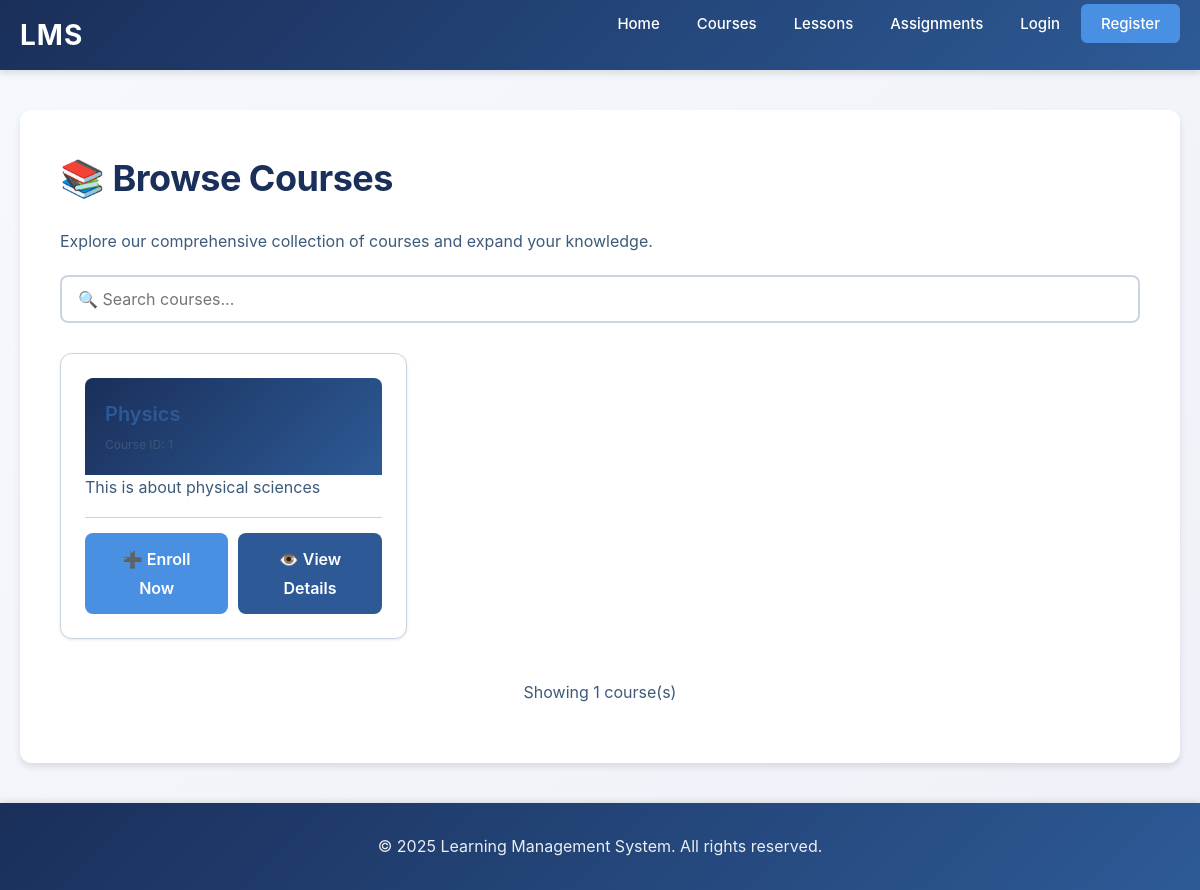
/course, run on an earlier commit of the app's database.
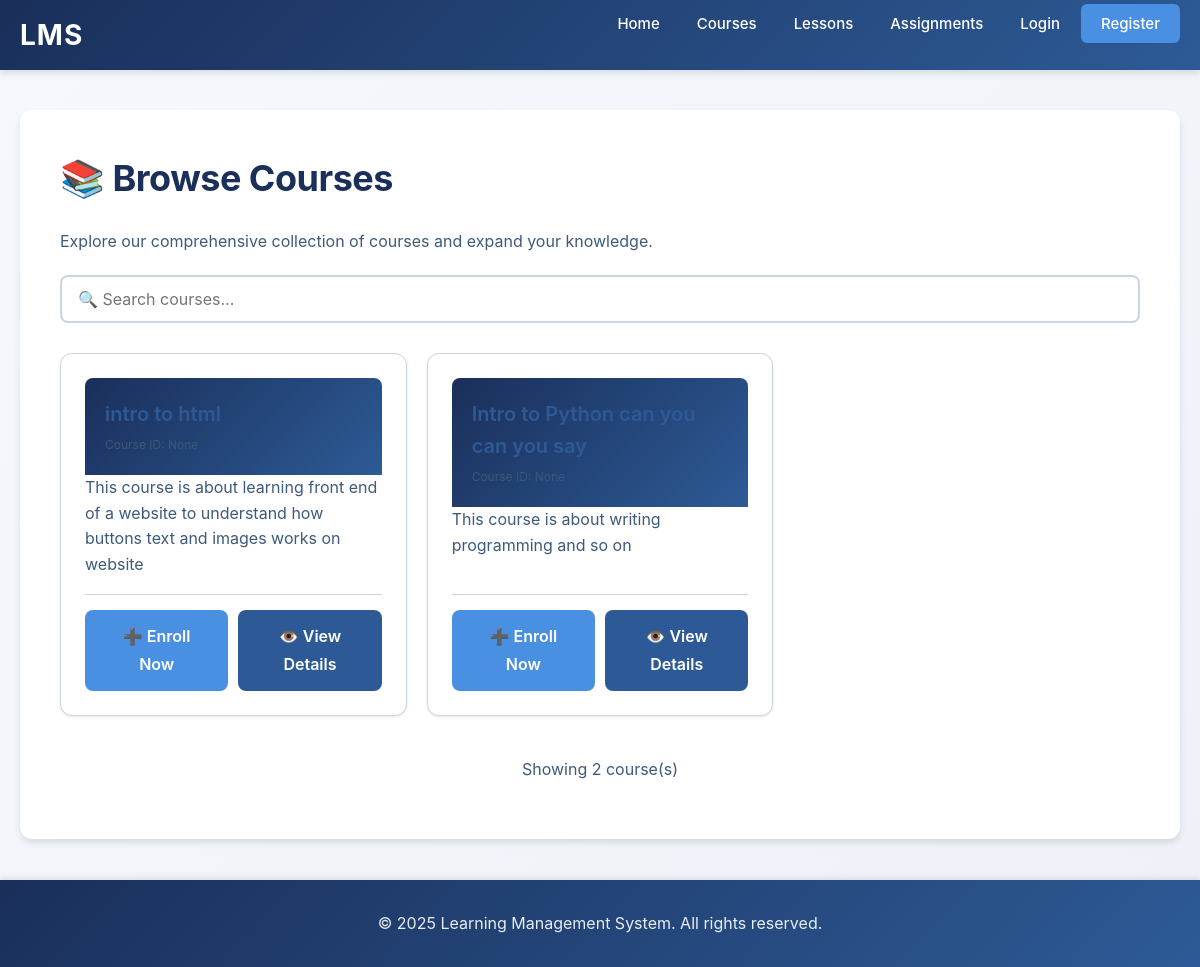
And on a later commit of the database.
### tables this page shows
CREATE TABLE courses (
            -- Unique identifier for each course
            id INTEGER PRIMARY KEY AUTOINCREMENT,
            -- Unique course ID number
            course_id INTEGER,
            -- Course title (must be unique)
            title TEXT NOT NULL UNIQUE,
            -- Description of what the course covers
            description TEXT,
            -- ID of the teacher who created this course
            teacher_id INTEGER,
            -- Timestamp when course was created
            created_at TIMESTAMP DEFAULT CURRENT_TIMESTAMP,
            -- Foreign key linking to the teacher user
            FOREIGN KEY (teacher_id) REFERENCES users(id)
        );

### app.py (the view)
@app.route("/course")
def course():
    try:
        conn = get_db_connection()
        cursor = conn.cursor()
        cursor.execute("""
            SELECT id, title, description, course_id
            FROM courses
            ORDER BY id DESC
        """)
        courses_data = cursor.fetchall()
        conn.close()
    except sqlite3.OperationalError:
        courses_data = []
    return render_template('course.html', courses=courses_data)

### app.py (called while the page is built)
def get_db_connection(db_name="lms.db"):
    conn = sqlite3.connect(db_name)
    conn.row_factory = sqlite3.Row
    return conn

### templates/course.html (shortened to what this page needs)
{% extends 'base.html' %}
{% block content %}
    <h1>📚 Browse Courses</h1>
    <p>Explore our comprehensive collection of courses and expand your knowledge.</p>
    <div style="margin: 20px 0;">
        <input type="text" id="searchInput" placeholder="🔍 Search courses..." style="width: 100%; padding: 12px 16px; border: 2px solid var(--border-color); border-radius: 8px; font-size: 16px;">
    </div>
    {% if courses %}
        <div style="display: grid; grid-template-columns: repeat(auto-fill, minmax(300px, 1fr)); gap: 20px; margin-top: 30px;">
            {% for course in courses %}
                <div class="card" style="display: flex; flex-direction: column;">
                    <div style="background: linear-gradient(135deg, var(--primary-navy), var(--primary-blue)); padding: 20px; color: white; border-radius: 8px 8px 0 0;">
                        <h3 style="margin: 0; font-size: 20px;">{{ course.title }}</h3>
                        <p style="margin: 5px 0 0 0; font-size: 12px; opacity: 0.9;">Course ID: {{ course.course_id }}</p>
                    </div>
                    <div class="card-body" style="flex: 1; display: flex; flex-direction: column;">
                        <p style="color: var(--medium-text); line-height: 1.6;">{{ course.description or 'No description available for this course.' }}</p>
                        <div style="margin-top: auto; padding-top: 15px; border-top: 1px solid var(--border-color);">
                            <div style="display: flex; gap: 10px;">
                                <a href="{{ url_for('enroll_course', course_id=course.id) }}" class="btn btn-primary" style="flex: 1; text-align: center;">
                                    ➕ Enroll Now
                                </a>
                                <a href="{{ url_for('course') }}" class="btn btn-secondary" style="flex: 1; text-align: center;">
                                    👁️ View Details
                                </a>
                            </div>
                        </div>
                    </div>
                </div>
            {% endfor %}
        </div>
        <div style="margin-top: 40px; text-align: center; color: var(--light-text);">
            <p>Showing {{ courses | length }} course(s)</p>
        </div>
    {% endif %}
{% endblock %}

### templates/base.html (shortened to what this page needs)
<!DOCTYPE html>
<html lang="en">
<head>
    <link rel="stylesheet" href="{{ url_for('static', filename='style.css') }}">
</head>
<body>
    <nav class="navbar">
        <div class="nav-container">
            <div class="nav-logo">
                <a href="{{ url_for('home') }}">LMS</a>
            </div>
            <ul class="nav-menu">
                <li class="nav-item">
                    <a href="{{ url_for('home') }}" class="nav-link">Home</a>
                </li>
                <li class="nav-item">
                    <a href="{{ url_for('course') }}" class="nav-link">Courses</a>
                </li>
                <li class="nav-item">
                    <a href="{{ url_for('lessons') }}" class="nav-link">Lessons</a>
                </li>
                <li class="nav-item">
                    <a href="{{ url_for('assignments') }}" class="nav-link">Assignments</a>
                </li>
                {% if session.get('user_id') %}
                    <li class="nav-item" style="margin-left: auto;">
                        <span class="nav-link" style="cursor: default; font-weight: 600;">
                            {% if session.get('role') == 'teacher' %}
                                👨‍🏫 {{ session.get('full_name') }} (Teacher)
                            {% else %}
                                👤 {{ session.get('full_name') }} (Student)
                            {% endif %}
                        </span>
                    </li>
                    <li class="nav-item">
                        <a href="{{ url_for('logout') }}" class="nav-link nav-link-btn">Logout</a>
                    </li>
                {% else %}
                    <li class="nav-item">
                        <a href="{{ url_for('login') }}" class="nav-link">Login</a>
                    </li>
                    <li class="nav-item">
                        <a href="{{ url_for('register') }}" class="nav-link nav-link-btn">Register</a>
                    </li>
                {% endif %}
            </ul>
        </div>
    </nav>
    <main class="main-content">
        <section class="content">
            {% block content %}{% endblock %}
        </section>
    </main>
    <footer class="footer">
        <div class="footer-container">
            <p>&copy; 2025 Learning Management System. All rights reserved.</p>
        </div>
    </footer>
</body>
</html>

### static/style.css (style rules this page uses)
:root { --primary-navy: #1a2f5a; --primary-blue: #2d5a96; --accent-blue: #4a90e2; --light-blue: #e8f0f8; --dark-text: #1f3a5f; --medium-text: #3d5a7a; --light-text: #6b8bb5; --white: #ffffff; --bg-light: #f5f8fc; --bg-lighter: #eef2f8; --border-color: #cbd5e0; --shadow-sm: 0 1px 3px rgba(0, 0, 0, 0.1); --shadow-md: 0 4px 6px rgba(0, 0, 0, 0.1); --shadow-lg: 0 10px 20px rgba(0, 0, 0, 0.15); --transition: all 0.3s ease; }
* { margin: 0; padding: 0; box-sizing: border-box; }
html, body { height: 100%; }
body { font-family: -apple-system, BlinkMacSystemFont, 'Segoe UI', 'Roboto', 'Oxygen', 'Ubuntu', 'Cantarell', 'Fira Sans', 'Droid Sans', 'Helvetica Neue', sans-serif; background: linear-gradient(135deg, #f5f8fc 0%, #eef2f8 100%); color: var(--dark-text); font-size: 16px; line-height: 1.6; min-height: 100vh; display: flex; flex-direction: column; }
.navbar { background: linear-gradient(135deg, var(--primary-navy) 0%, var(--primary-blue) 100%); box-shadow: var(--shadow-md); position: sticky; top: 0; z-index: 1000; }
.nav-container { max-width: 1200px; margin: 0 auto; padding: 0 20px; display: flex; justify-content: space-between; align-items: center; height: 70px; }
.nav-logo a { color: var(--white); font-size: 28px; font-weight: 700; text-decoration: none; letter-spacing: 1px; transition: var(--transition); }
.nav-menu { display: flex; list-style: none; gap: 5px; align-items: center; }
.nav-item { position: relative; }
.nav-link { color: var(--white); text-decoration: none; padding: 10px 16px; border-radius: 6px; transition: var(--transition); font-weight: 500; font-size: 15px; }
.nav-link-btn { background-color: var(--accent-blue); color: var(--white); padding: 10px 20px; }
body { display: flex; flex-direction: column; }
.main-content { flex: 1; max-width: 1200px; width: 100%; margin: 0 auto; padding: 40px 20px; }
.content { background: var(--white); border-radius: 12px; padding: 40px; box-shadow: var(--shadow-md); animation: fadeIn 0.4s ease-in; }
h1 { color: var(--primary-navy); font-size: 36px; font-weight: 700; margin-bottom: 20px; letter-spacing: -0.5px; }
h3 { color: var(--primary-blue); font-size: 22px; font-weight: 600; margin-bottom: 12px; }
p { color: var(--medium-text); font-size: 16px; margin-bottom: 16px; line-height: 1.7; }
a { color: var(--accent-blue); text-decoration: none; transition: var(--transition); }
.btn { display: inline-block; padding: 12px 24px; border: none; border-radius: 8px; font-size: 16px; font-weight: 600; cursor: pointer; transition: var(--transition); text-decoration: none; text-align: center; }
.btn-primary { background-color: var(--accent-blue); color: var(--white); }
.btn-secondary { background-color: var(--primary-blue); color: var(--white); }
input[type="text"], input[type="email"], input[type="password"], input[type="number"], textarea, select { width: 100%; padding: 12px 16px; border: 2px solid var(--border-color); border-radius: 8px; font-size: 16px; font-family: inherit; color: var(--dark-text); background-color: var(--white); transition: var(--transition); }
.card { background: var(--white); border-radius: 12px; padding: 24px; border: 1px solid var(--border-color); box-shadow: var(--shadow-sm); transition: var(--transition); }
.card-body { color: var(--medium-text); line-height: 1.8; }
ul, ol { margin-left: 20px; margin-bottom: 16px; color: var(--medium-text); }
li { margin-bottom: 8px; line-height: 1.8; }
.footer { background: linear-gradient(135deg, var(--primary-navy) 0%, var(--primary-blue) 100%); color: var(--white); padding: 30px 20px; margin-top: auto; box-shadow: 0 -2px 6px rgba(0, 0, 0, 0.1); }
.footer-container { max-width: 1200px; margin: 0 auto; text-align: center; }
.footer p { color: var(--white); margin: 0; opacity: 0.9; }

What changed in the data, as far as the page shows it:
added courses: title "intro to html", course_id "None", description "This course is about learning front end of a website to understand how buttons text and images works on website"
changed courses: title "Physics" → "Intro to Python can you can you say"; course_id "1" → "None"; description "This is about physical sciences" → "This course is about writing programming and so on"
Also different on the page:
{{ courses | length }}: "1" → "2"
